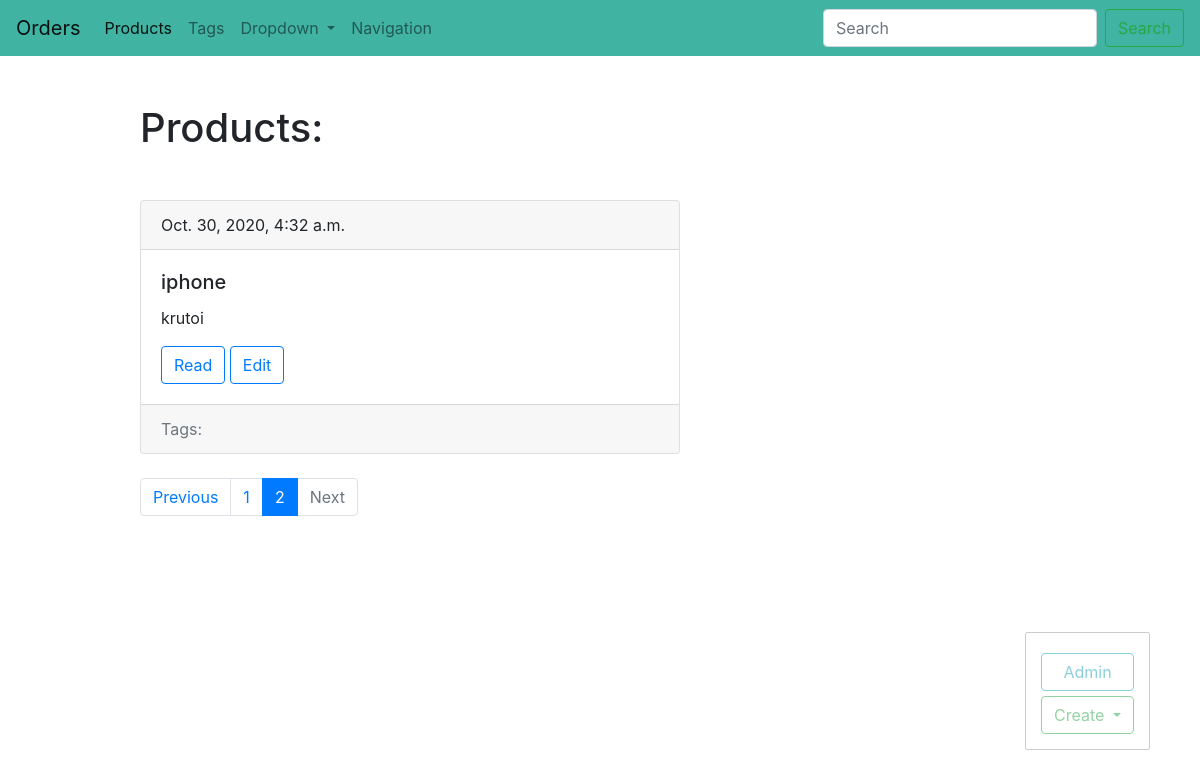
The page /shop/product/?page=2 (signed in) on the database its author committed.
### shop/models.py (models this page shows, shortened)
class Product(models.Model):
    title = models.CharField(max_length=150, db_index=True, verbose_name="Название товара:")
    slug = models.SlugField(max_length=150, blank=True, unique=True)
    body = models.TextField(blank=True, db_index=True, )
    photo = models.ImageField(upload_to='photo/', blank=True)
    tags = models.ManyToManyField('Tag', blank=True, related_name='Product', verbose_name="Тэги товара:")
    date_pub = models.DateTimeField(auto_now_add=True)
    def get_absolute_url(self):
        return reverse('product_detail_url', kwargs={'slug': self.slug})
    def get_update_url(self):
        return reverse('product_update_url', kwargs={'slug': self.slug})
    class Meta:
        ordering = ['-date_pub']
        verbose_name = 'Товар'
        verbose_name_plural = 'Товары'

### shop/views.py (the view)
# urls.py: path('product/', product_list,  name="product_list_url"),
def product_list(request):
    posts = Product.objects.all()
    paginator = Paginator(posts, 3)
    page_number = request.GET.get('page', 1)
    page = paginator.get_page(page_number)
    is_paginated = page.has_other_pages()
    if page.has_previous():
        prev_url = '?page={}'.format(page.previous_page_number())
    else:
        prev_url = ''
    if page.has_next():
        next_url = '?page={}'.format(page.next_page_number())
    else:
        next_url = ''
    context = {
        'page_object': page,
        'is_paginated': is_paginated,
        'next_url': next_url,
        'prev_url': prev_url
    }
    return render(request, 'shop/index.html', context=context)

### shop/templates/shop/index.html (shortened to what this page needs)
{% extends 'shop/base_blog.html' %}
{% block content %}
    <h1 class="mb-5">Products:</h1>
    {% for product in page_object.object_list %}
        {% include 'shop/includes/product_card_template.html' %}
    {% endfor %}
{% endblock %}

### shop/templates/shop/includes/product_card_template.html (shortened to what this page needs)
<div class="card mb-4">
    <div class="card-header">
        {{ product.date_pub }}
    </div>
    <div class="card-body">
        <h5 class="card-title">{{ product.title }}</h5>
        <p class="card-text">{{ product.body|truncatewords:15 }}</p>
        <a href='{{ product.get_absolute_url }}' class="btn btn-outline-primary">Read</a>
        <a href='{{ product.get_update_url }}' class="btn btn-outline-primary">Edit</a>
    </div>
    <div class="card-footer text-muted">
        Tags:
    </div>
</div>

### rows shown on the page
Product: date_pub "Oct. 30, 2020, 4:32 a.m.", title "iphone", body "krutoi"

### other values the page prints
{{ p }} "1"
{{ p }} "2"
